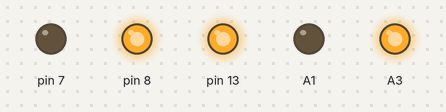
The sketch below on a simulated Arduino Uno, built with avr-gcc and run on an emulated ATmega328P. On the bench: output pins drawn as LEDs (lit = HIGH). What the sketch prints to the serial monitor is not drawn.

Above: at 1.0 s.
At 3.0 s:
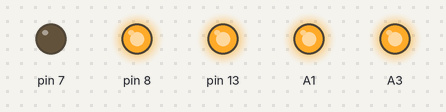
Timing chart, 0 to 5.2 s (numbered marks = the images above):
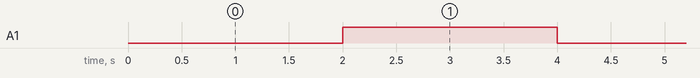

The sketch:

controller.ino
```cpp
//A3 A1 D13 D12 D11 D10 D8 D7 D4 D3
//green
void setup(){
	Serial.begin(9600);
	pinMode(A3, OUTPUT);
	pinMode(A1, OUTPUT);
	pinMode(13, OUTPUT);
	pinMode(8, OUTPUT);
	pinMode(7, OUTPUT);

	digitalWrite(A3, HIGH);
	digitalWrite(13, HIGH);
	digitalWrite(7, LOW);
	digitalWrite(8,HIGH);

}

const int delay_ = 2000;
void loop(){
	digitalWrite(A1, LOW);
	delay(delay_);
	digitalWrite(A1, HIGH);
	delay(delay_);

    Serial.println("step");


}
```

Measured:
- by itself, A1: alternates HIGH for 2.0 s and LOW for 2.0 s
